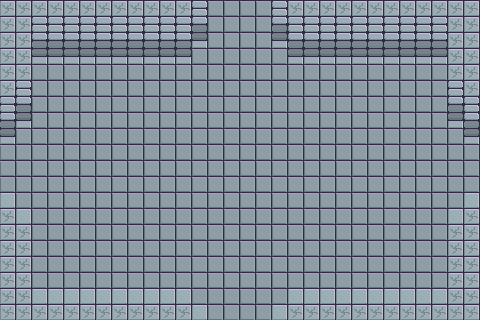

Tiled map render using the project's own tile images. Description and the whole map definition, tile-layer contents included, below:
An orthogonal 30x20 tile map with 16x16 px tiles, 1 tile layer (Tile Layer 1).

<map version="1.2" tiledversion="1.3.3" orientation="orthogonal" renderorder="right-down" width="30" height="20" tilewidth="16" tileheight="16" infinite="0" nextlayerid="2" nextobjectid="1">
 <editorsettings>
  <export target="test_tile.lua" format="lua" />
 </editorsettings>
 <tileset firstgid="1" source="../../assets/map/tileset_brootal.tsx" />
 <layer id="1" name="Tile Layer 1" width="30" height="20">
  <data encoding="csv">
1,1,1,1,1,1,1,1,1,1,1,1,4,2,2,2,2,4,1,1,1,1,1,1,1,1,1,1,1,1,
1,1,4,4,4,4,4,4,4,4,4,4,5,2,2,2,2,5,4,4,4,4,4,4,4,4,4,4,1,1,
1,1,5,5,5,5,5,5,5,5,5,5,6,2,2,2,2,6,5,5,5,5,5,5,5,5,5,5,1,1,
1,1,6,6,6,6,6,6,6,6,6,6,2,2,2,2,2,2,6,6,6,6,6,6,6,6,6,6,1,1,
1,1,2,2,2,2,2,2,2,2,2,2,2,2,2,2,2,2,2,2,2,2,2,2,2,2,2,2,1,1,
1,4,2,2,2,2,2,2,2,2,2,2,2,2,2,2,2,2,2,2,2,2,2,2,2,2,2,2,4,1,
4,5,2,2,2,2,2,2,2,2,2,2,2,2,2,2,2,2,2,2,2,2,2,2,2,2,2,2,5,4,
5,6,2,2,2,2,2,2,2,2,2,2,2,2,2,2,2,2,2,2,2,2,2,2,2,2,2,2,6,5,
6,2,2,2,2,2,2,2,2,2,2,2,2,2,2,2,2,2,2,2,2,2,2,2,2,2,2,2,2,6,
2,2,2,2,2,2,2,2,2,2,2,2,2,2,2,2,2,2,2,2,2,2,2,2,2,2,2,2,2,2,
2,2,2,2,2,2,2,2,2,2,2,2,2,2,2,2,2,2,2,2,2,2,2,2,2,2,2,2,2,2,
2,2,2,2,2,2,2,2,2,2,2,2,2,2,2,2,2,2,2,2,2,2,2,2,2,2,2,2,2,2,
3,2,2,2,2,2,2,2,2,2,2,2,2,2,2,2,2,2,2,2,2,2,2,2,2,2,2,2,2,3,
1,3,2,2,2,2,2,2,2,2,2,2,2,2,2,2,2,2,2,2,2,2,2,2,2,2,2,2,3,1,
1,1,2,2,2,2,2,2,2,2,2,2,2,2,2,2,2,2,2,2,2,2,2,2,2,2,2,2,1,1,
1,1,2,2,2,2,2,2,2,2,2,2,2,2,2,2,2,2,2,2,2,2,2,2,2,2,2,2,1,1,
1,1,2,2,2,2,2,2,2,2,2,2,2,2,2,2,2,2,2,2,2,2,2,2,2,2,2,2,1,1,
1,1,2,2,2,2,2,2,2,2,2,2,2,2,2,2,2,2,2,2,2,2,2,2,2,2,2,2,1,1,
1,1,3,3,3,3,3,3,3,3,3,3,2,2,2,2,2,2,3,3,3,3,3,3,3,3,3,3,1,1,
1,1,1,1,1,1,1,1,1,1,1,1,3,2,2,2,2,3,1,1,1,1,1,1,1,1,1,1,1,1
</data>
 </layer>
</map>
